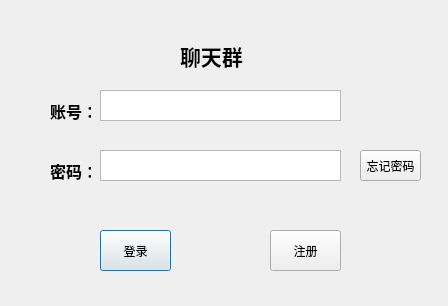
<?xml version="1.0" encoding="UTF-8"?>
<ui version="4.0">
 <class>Dialog</class>
 <widget class="QDialog" name="Dialog">
  <property name="geometry">
   <rect>
    <x>0</x>
    <y>0</y>
    <width>448</width>
    <height>306</height>
   </rect>
  </property>
  <property name="windowTitle">
   <string>Dialog</string>
  </property>
  <widget class="QLabel" name="label">
   <property name="geometry">
    <rect>
     <x>180</x>
     <y>40</y>
     <width>71</width>
     <height>31</height>
    </rect>
   </property>
   <property name="font">
    <font>
     <family>Arial</family>
     <pointsize>16</pointsize>
     <weight>75</weight>
     <bold>true</bold>
    </font>
   </property>
   <property name="text">
    <string>聊天群</string>
   </property>
  </widget>
  <widget class="QPushButton" name="pushButton">
   <property name="geometry">
    <rect>
     <x>100</x>
     <y>230</y>
     <width>71</width>
     <height>41</height>
    </rect>
   </property>
   <property name="text">
    <string>登录</string>
   </property>
  </widget>
  <widget class="QPushButton" name="pushButton_2">
   <property name="geometry">
    <rect>
     <x>270</x>
     <y>230</y>
     <width>71</width>
     <height>41</height>
    </rect>
   </property>
   <property name="text">
    <string>注册</string>
   </property>
  </widget>
  <widget class="QLabel" name="label_2">
   <property name="geometry">
    <rect>
     <x>50</x>
     <y>100</y>
     <width>41</width>
     <height>21</height>
    </rect>
   </property>
   <property name="font">
    <font>
     <family>Arial</family>
     <pointsize>12</pointsize>
     <weight>75</weight>
     <bold>true</bold>
    </font>
   </property>
   <property name="text">
    <string>账号：</string>
   </property>
  </widget>
  <widget class="QPushButton" name="pushButton_3">
   <property name="geometry">
    <rect>
     <x>360</x>
     <y>150</y>
     <width>61</width>
     <height>31</height>
    </rect>
   </property>
   <property name="text">
    <string>忘记密码</string>
   </property>
  </widget>
  <widget class="QTextEdit" name="textEdit_2">
   <property name="geometry">
    <rect>
     <x>100</x>
     <y>150</y>
     <width>241</width>
     <height>31</height>
    </rect>
   </property>
  </widget>
  <widget class="QTextEdit" name="textEdit">
   <property name="geometry">
    <rect>
     <x>100</x>
     <y>90</y>
     <width>241</width>
     <height>31</height>
    </rect>
   </property>
  </widget>
  <widget class="QLabel" name="label_3">
   <property name="geometry">
    <rect>
     <x>50</x>
     <y>160</y>
     <width>41</width>
     <height>21</height>
    </rect>
   </property>
   <property name="font">
    <font>
     <family>Arial</family>
     <pointsize>12</pointsize>
     <weight>75</weight>
     <bold>true</bold>
    </font>
   </property>
   <property name="text">
    <string>密码：</string>
   </property>
  </widget>
 </widget>
 <resources/>
 <connections/>
</ui>
